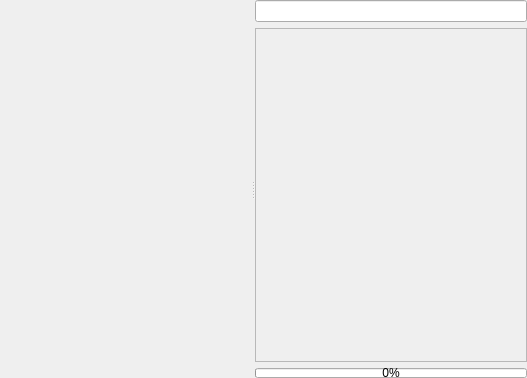
<?xml version="1.0" encoding="UTF-8"?>
<ui version="4.0">
 <class>BrowserWidget</class>
 <widget class="QWidget" name="BrowserWidget">
  <property name="geometry">
   <rect>
    <x>0</x>
    <y>0</y>
    <width>527</width>
    <height>378</height>
   </rect>
  </property>
  <property name="windowTitle">
   <string>Browser widget</string>
  </property>
  <layout class="QVBoxLayout" name="verticalLayout_3">
   <property name="margin">
    <number>0</number>
   </property>
   <item>
    <widget class="QSplitter" name="Splitter_">
     <property name="orientation">
      <enum>Qt::Horizontal</enum>
     </property>
     <widget class="LeechCraft::Plugins::Poshuku::HideableTabWidget" name="Sidebar_" native="true"/>
     <widget class="QWidget" name="layoutWidget">
      <layout class="QVBoxLayout" name="verticalLayout_2">
       <item>
        <widget class="LeechCraft::Plugins::Poshuku::ProgressLineEdit" name="URLEdit_">
         <property name="text">
          <string/>
         </property>
        </widget>
       </item>
       <item>
        <layout class="QHBoxLayout" name="horizontalLayout">
         <item>
          <widget class="QFrame" name="WebFrame_">
           <property name="frameShape">
            <enum>QFrame::StyledPanel</enum>
           </property>
           <property name="frameShadow">
            <enum>QFrame::Raised</enum>
           </property>
           <layout class="QVBoxLayout" name="verticalLayout">
            <property name="margin">
             <number>0</number>
            </property>
            <item>
             <widget class="QWidget" name="WebView_" native="true">
              <property name="sizePolicy">
               <sizepolicy hsizetype="Preferred" vsizetype="Preferred">
                <horstretch>0</horstretch>
                <verstretch>1</verstretch>
               </sizepolicy>
              </property>
             </widget>
            </item>
           </layout>
          </widget>
         </item>
        </layout>
       </item>
       <item>
        <widget class="QProgressBar" name="Progress_">
         <property name="maximumSize">
          <size>
           <width>16777215</width>
           <height>10</height>
          </size>
         </property>
         <property name="value">
          <number>0</number>
         </property>
         <property name="textVisible">
          <bool>true</bool>
         </property>
        </widget>
       </item>
      </layout>
     </widget>
    </widget>
   </item>
  </layout>
 </widget>
 <customwidgets>
  <customwidget>
   <class>LeechCraft::Plugins::Poshuku::ProgressLineEdit</class>
   <extends>QLineEdit</extends>
   <header>progresslineedit.h</header>
  </customwidget>
  <customwidget>
   <class>LeechCraft::Plugins::Poshuku::HideableTabWidget</class>
   <extends>QWidget</extends>
   <header>hideabletabwidget.h</header>
   <container>1</container>
  </customwidget>
 </customwidgets>
 <resources/>
 <connections/>
</ui>
